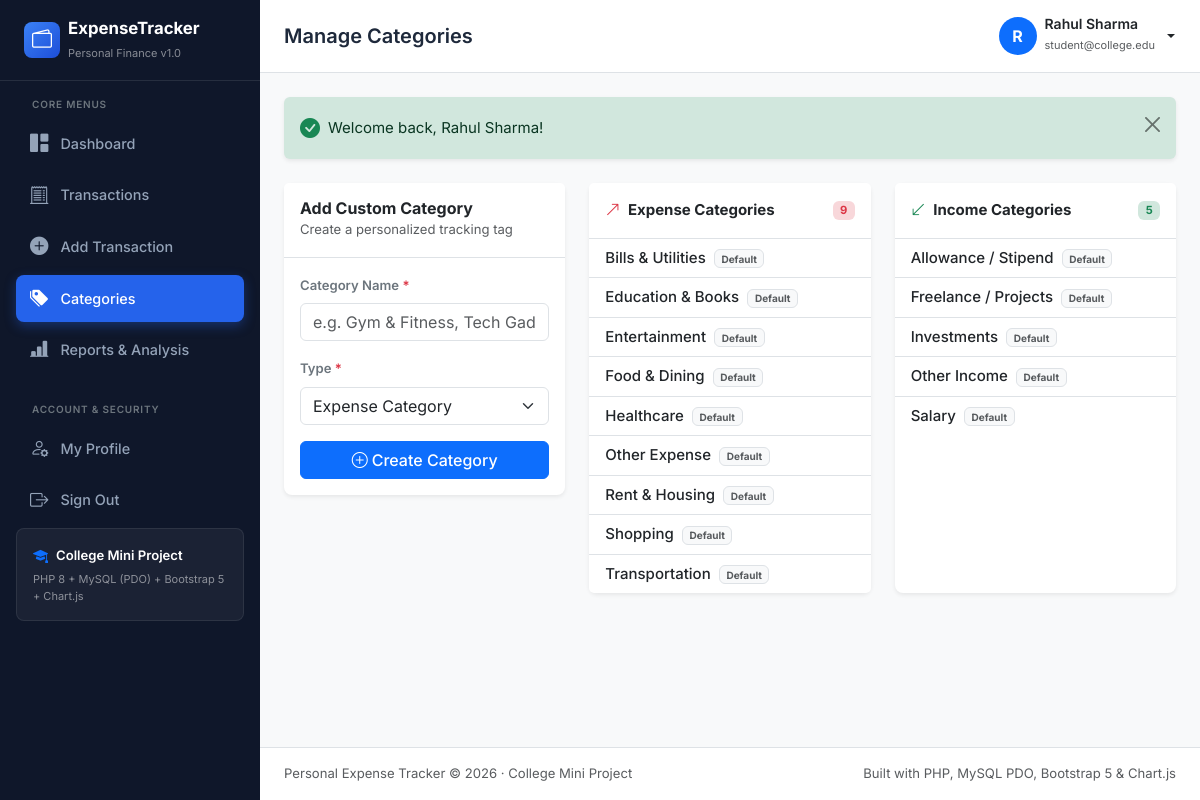
The app's page /categories.php (signed in) with its own data.
### tables this page shows
CREATE TABLE IF NOT EXISTS `categories` (
  `id` INT UNSIGNED NOT NULL AUTO_INCREMENT,
  `user_id` INT UNSIGNED DEFAULT NULL,
  `name` VARCHAR(80) NOT NULL,
  `type` ENUM('income', 'expense') NOT NULL,
  `created_at` TIMESTAMP NOT NULL DEFAULT CURRENT_TIMESTAMP,
  PRIMARY KEY (`id`),
  KEY `fk_categories_user` (`user_id`),
  CONSTRAINT `fk_categories_user` FOREIGN KEY (`user_id`) REFERENCES `users` (`id`) ON DELETE CASCADE ON UPDATE CASCADE
);

### includes/auth.php (called while the page is built, shortened)
<?php
function currentUser(): array {
    return [
        'id'    => $_SESSION['user_id'] ?? null,
        'name'  => $_SESSION['user_name'] ?? 'User',
        'email' => $_SESSION['user_email'] ?? ''
    ];
}

### includes/functions.php (called while the page is built, shortened)
<?php
function getFlash(): ?array {
    if (isset($_SESSION['flash'])) {
        $flash = $_SESSION['flash'];
        return $flash;
    }
    return null;
}
function getCategories(PDO $pdo, int $userId, ?string $type = null): array {
    $sql = "SELECT id, user_id, name, type
            FROM categories
            WHERE (user_id IS NULL OR user_id = :user_id)";
    $sql .= " ORDER BY user_id ASC, name ASC";
    $stmt = $pdo->prepare($sql);
    $params = [':user_id' => $userId];
    $stmt->execute($params);
    return $stmt->fetchAll();
}

### categories.php (the view, shortened to what this page needs)
<?php
require_once __DIR__ . '/config/database.php';
require_once __DIR__ . '/includes/functions.php';
require_once __DIR__ . '/includes/auth.php';
$pdo = getDBConnection();
$user = currentUser();
$userId = (int)$user['id'];
$allCategories = getCategories($pdo, $userId);
$incomeCategories = array_filter($allCategories, fn($c) => $c['type'] === 'income');
$expenseCategories = array_filter($allCategories, fn($c) => $c['type'] === 'expense');
$pageTitle = 'Manage Categories';
include __DIR__ . '/includes/header.php';
?>
<div class="row g-4">
    <div class="col-12 col-lg-4">
        <div class="card border-0 shadow-sm rounded-3 bg-white">
            <div class="card-header bg-white border-bottom py-3">
                <h6 class="fw-bold mb-0 text-slate-900">Add Custom Category</h6>
                <small class="text-muted">Create a personalized tracking tag</small>
            </div>
            <div class="card-body p-3">
                <form action="actions/save-category.php" method="POST" autocomplete="off">
                    <div class="mb-3">
                        <label for="category_name" class="form-label small fw-semibold text-secondary">Category Name <span class="text-danger">*</span></label>
                        <input type="text" class="form-control" id="category_name" name="name" placeholder="e.g. Gym & Fitness, Tech Gadgets" maxlength="80" required>
                    </div>
                    <div class="mb-3">
                        <label for="category_type" class="form-label small fw-semibold text-secondary">Type <span class="text-danger">*</span></label>
                        <select class="form-select" id="category_type" name="type" required>
                            <option value="expense">Expense Category</option>
                        </select>
                    </div>
                    <button type="submit" class="btn btn-primary w-100 fw-medium">
                        <i class="bi bi-plus-circle me-1"></i>Create Category
                    </button>
                </form>
            </div>
        </div>
    </div>
    <div class="col-12 col-lg-8">
        <div class="row g-4">
            <div class="col-12 col-md-6">
                <div class="card border-0 shadow-sm rounded-3 bg-white h-100">
                    <div class="card-header bg-white border-bottom py-3 d-flex justify-content-between align-items-center">
                        <span class="fw-bold text-slate-900">
                            <i class="bi bi-arrow-up-right text-danger me-1"></i> Expense Categories
                        </span>
                        <span class="badge bg-danger-subtle text-danger"><?= count($expenseCategories) ?></span>
                    </div>
                    <ul class="list-group list-group-flush">
                        <?php foreach ($expenseCategories as $cat): ?>
                            <li class="list-group-item d-flex justify-content-between align-items-center py-2 px-3">
                                <div>
                                    <span class="fw-medium text-slate-800"><?= htmlspecialchars($cat['name']) ?></span>
                                    <?php if ($cat['user_id'] === null): ?>
                                        <span class="badge bg-light text-muted border ms-1" style="font-size: 10px;">Default</span>
                                    <?php else: ?>
                                        <span class="badge bg-primary-subtle text-primary border border-primary-subtle ms-1" style="font-size: 10px;">Custom</span>
                                    <?php endif; ?>
                                </div>
                            </li>
                        <?php endforeach; ?>
                    </ul>
                </div>
            </div>
            <div class="col-12 col-md-6">
                <div class="card border-0 shadow-sm rounded-3 bg-white h-100">
                    <div class="card-header bg-white border-bottom py-3 d-flex justify-content-between align-items-center">
                        <span class="fw-bold text-slate-900">
                            <i class="bi bi-arrow-down-left text-success me-1"></i> Income Categories
                        </span>
                        <span class="badge bg-success-subtle text-success"><?= count($incomeCategories) ?></span>
                    </div>
                    <ul class="list-group list-group-flush">
                        <?php foreach ($incomeCategories as $cat): ?>
                            <li class="list-group-item d-flex justify-content-between align-items-center py-2 px-3">
                                <div>
                                    <span class="fw-medium text-slate-800"><?= htmlspecialchars($cat['name']) ?></span>
                                    <?php if ($cat['user_id'] === null): ?>
                                        <span class="badge bg-light text-muted border ms-1" style="font-size: 10px;">Default</span>
                                    <?php else: ?>
                                        <span class="badge bg-primary-subtle text-primary border border-primary-subtle ms-1" style="font-size: 10px;">Custom</span>
                                    <?php endif; ?>
                                </div>
                            </li>
                        <?php endforeach; ?>
                    </ul>
                </div>
            </div>
        </div>
    </div>
</div>
<?php include __DIR__ . '/includes/footer.php'; ?>

### includes/header.php (shortened to what this page needs)
<?php
$user = isset($_SESSION['user_id']) ? currentUser() : null;
$flash = getFlash();
?>
<!DOCTYPE html>
<html lang="en">
<head>
    <link href="https://cdn.jsdelivr.net/npm/bootstrap@5.3.3/dist/css/bootstrap.min.css" rel="stylesheet">
    <link href="https://cdn.jsdelivr.net/npm/bootstrap-icons@1.11.3/font/bootstrap-icons.min.css" rel="stylesheet">
    <link rel="stylesheet" href="assets/css/style.css">
</head>
<body class="bg-light">
<?php if ($user): ?>
<div class="d-flex" id="wrapper">
    <?php include __DIR__ . '/sidebar.php'; ?>
    <div id="page-content-wrapper" class="w-100 min-vh-100 d-flex flex-column">
        <nav class="navbar navbar-expand-lg navbar-white bg-white border-bottom px-4 py-3 sticky-top">
            <div class="container-fluid p-0">
                <div class="d-flex align-items-center">
                    <h5 class="mb-0 fw-semibold text-slate-800"><?= htmlspecialchars($pageTitle ?? 'Expense Tracker') ?></h5>
                </div>
                <div class="ms-auto d-flex align-items-center gap-3">
                    <div class="dropdown">
                        <button class="btn btn-link text-decoration-none dropdown-toggle d-flex align-items-center gap-2 p-0 text-dark" type="button" data-bs-toggle="dropdown" aria-expanded="false">
                            <div class="user-avatar bg-primary text-white rounded-circle d-flex align-items-center justify-content-center fw-bold" style="width: 38px; height: 38px;">
                                <?= strtoupper(substr($user['name'], 0, 1)) ?>
                            </div>
                            <div class="d-none d-sm-block text-start">
                                <div class="fw-semibold text-dark small lh-1"><?= htmlspecialchars($user['name']) ?></div>
                                <span class="text-muted" style="font-size: 11px;"><?= htmlspecialchars($user['email']) ?></span>
                            </div>
                        </button>
                    </div>
                </div>
            </div>
        </nav>
        <main class="container-fluid px-4 py-4 flex-grow-1">
            <?php if ($flash): ?>
                <div class="alert alert-<?= htmlspecialchars($flash['type']) ?> alert-dismissible fade show shadow-sm border-0 mb-4" role="alert">
                    <div class="d-flex align-items-center">
                        <i class="bi <?= $flash['type'] === 'success' ? 'bi-check-circle-fill text-success' : 'bi-exclamation-triangle-fill text-danger' ?> fs-5 me-2"></i>
                        <span><?= htmlspecialchars($flash['message']) ?></span>
                    </div>
                    <button type="button" class="btn-close" data-bs-dismiss="alert" aria-label="Close"></button>
                </div>
            <?php endif; ?>
<?php endif; ?>

### includes/sidebar.php
<?php
$current = basename($_SERVER['PHP_SELF']);
?>
<div class="sidebar text-white min-vh-100 flex-shrink-0" id="sidebar-wrapper">
    <div class="sidebar-heading px-4 py-3 d-flex align-items-center gap-2 border-bottom border-secondary border-opacity-25">
        <div class="brand-icon rounded-3 d-flex align-items-center justify-content-center text-white">
            <i class="bi bi-wallet2 fs-5"></i>
        </div>
        <div>
            <div class="fw-bold tracking-tight text-white mb-0" style="font-size: 1.05rem;">ExpenseTracker</div>
            <small class="text-white-50" style="font-size: 11px;">Personal Finance v1.0</small>
        </div>
    </div>
    <div class="list-group list-group-flush pt-3 px-3">
        <div class="menu-label text-uppercase text-secondary fw-semibold px-3 mb-2" style="font-size: 10px; letter-spacing: 0.08em;">
            Core Menus
        </div>
        <a href="dashboard.php" class="sidebar-link <?= $current === 'dashboard.php' ? 'active' : '' ?>">
            <i class="bi bi-grid-1x2-fill"></i>
            <span>Dashboard</span>
        </a>
        <a href="transactions.php" class="sidebar-link <?= ($current === 'transactions.php' || $current === 'edit-transaction.php') ? 'active' : '' ?>">
            <i class="bi bi-receipt-cutoff"></i>
            <span>Transactions</span>
        </a>
        <a href="add-transaction.php" class="sidebar-link <?= $current === 'add-transaction.php' ? 'active' : '' ?>">
            <i class="bi bi-plus-circle-fill"></i>
            <span>Add Transaction</span>
        </a>
        <a href="categories.php" class="sidebar-link <?= $current === 'categories.php' ? 'active' : '' ?>">
            <i class="bi bi-tags-fill"></i>
            <span>Categories</span>
        </a>
        <a href="reports.php" class="sidebar-link <?= $current === 'reports.php' ? 'active' : '' ?>">
            <i class="bi bi-bar-chart-line-fill"></i>
            <span>Reports & Analysis</span>
        </a>
        <div class="menu-label text-uppercase text-secondary fw-semibold px-3 mt-4 mb-2" style="font-size: 10px; letter-spacing: 0.08em;">
            Account & Security
        </div>
        <a href="profile.php" class="sidebar-link <?= $current === 'profile.php' ? 'active' : '' ?>">
            <i class="bi bi-person-gear"></i>
            <span>My Profile</span>
        </a>
        <a href="logout.php" class="sidebar-link text-danger-subtle hover-danger">
            <i class="bi bi-box-arrow-right"></i>
            <span>Sign Out</span>
        </a>
    </div>
    <div class="mt-auto p-3 m-3 rounded-3 project-badge-card">
        <div class="d-flex align-items-center gap-2 mb-1">
            <i class="bi bi-mortarboard-fill text-primary"></i>
            <span class="small fw-semibold text-white">College Mini Project</span>
        </div>
        <p class="mb-0 text-white-50" style="font-size: 11px;">PHP 8 + MySQL (PDO) + Bootstrap 5 + Chart.js</p>
    </div>
</div>

### includes/footer.php (shortened to what this page needs)
<?php
$user = isset($_SESSION['user_id']) ? currentUser() : null;
?>
<?php if ($user): ?>
        </main>
        <footer class="bg-white border-top py-3 px-4 mt-auto">
            <div class="d-flex flex-column flex-sm-row justify-content-between align-items-center gap-2">
                <small class="text-muted">Personal Expense Tracker &copy; <?= date('Y') ?> &middot; College Mini Project</small>
                <small class="text-muted">Built with PHP, MySQL PDO, Bootstrap 5 &amp; Chart.js</small>
            </div>
        </footer>
    </div>
</div>
<?php endif; ?>
</body>
</html>

### assets/css/style.css (style rules this page uses)
:root { --sidebar-bg: #0f172a; --sidebar-hover: #1e293b; --sidebar-active: #2563eb; --sidebar-text: #94a3b8; --card-border: #e2e8f0; --income-color: #10b981; --expense-color: #ef4444; --font-family: 'Inter', -apple-system, BlinkMacSystemFont, "Segoe UI", Roboto, sans-serif; }
body { font-family: var(--font-family); background-color: #f8fafc; color: #1e293b; font-size: 0.9375rem; overflow-x: hidden; }
#sidebar-wrapper { background-color: var(--sidebar-bg); width: 260px; transition: all 0.25s ease-in-out; }
.brand-icon { width: 36px; height: 36px; background: linear-gradient(135deg, #3b82f6 0%, #1d4ed8 100%); }
.sidebar-link { display: flex; align-items: center; gap: 12px; padding: 10px 14px; color: var(--sidebar-text); text-decoration: none; font-weight: 500; font-size: 0.9rem; border-radius: 8px; margin-bottom: 4px; transition: all 0.15s ease; }
.sidebar-link i { font-size: 1.15rem; }
.sidebar-link.active { color: #ffffff; background-color: var(--sidebar-active); box-shadow: 0 4px 12px rgba(37, 99, 235, 0.35); }
.project-badge-card { background: rgba(255, 255, 255, 0.05); border: 1px solid rgba(255, 255, 255, 0.08); }

### records on screen
categories: name "Bills & Utilities", shows "Default"
categories: name "Education & Books", shows "Default"
categories: name "Entertainment", shows "Default"
categories: name "Food & Dining", shows "Default"
categories: name "Healthcare", shows "Default"
categories: name "Other Expense", shows "Default"
categories: name "Rent & Housing", shows "Default"
categories: name "Shopping", shows "Default"
categories: name "Transportation", shows "Default"
categories: name "Allowance / Stipend", shows "Default"
categories: name "Freelance / Projects", shows "Default"
categories: name "Investments", shows "Default"
categories: name "Other Income", shows "Default"
categories: name "Salary", shows "Default"

### other values on screen
$pageTitle "Manage Categories"
substr($user['name'], 0, 1) "R"
$user['name'] "Rahul Sharma"
$user['email'] "student@college.edu"
$flash['message'] "Welcome back, Rahul Sharma!"
count($expenseCategories) "9"
count($incomeCategories) "5"
